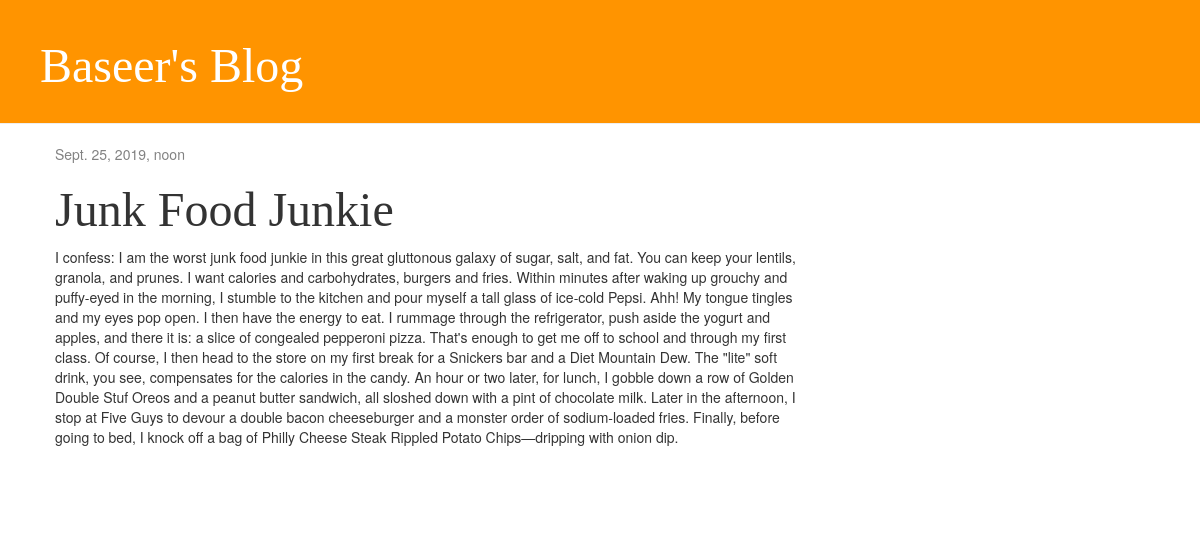
The app's page /post/2/, older data.
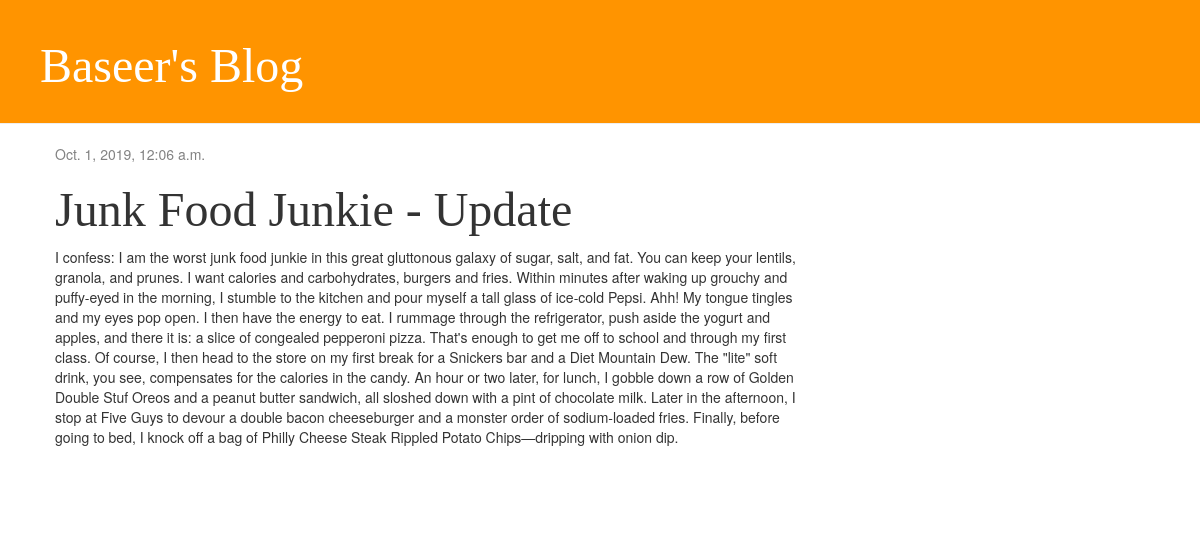
The same page, newer data.
### blog/models.py (models this page shows, shortened)
class Post(models.Model):
    author = models.ForeignKey('auth.User', on_delete=models.CASCADE)
    title = models.CharField(max_length=200)
    text = models.TextField()
    created_date = models.DateTimeField(default=timezone.now)
    published_date = models.DateTimeField(blank=True,null=True)
    def __str__(self):
        return self.title

### blog/views.py (the view)
# urls.py: path('post/<int:postid>/', views.post_detail, name='post_detail'),
def post_detail(request, postid):
    post = get_object_or_404(Post, pk=postid)
    print(postid)
    print(post)
    print(post.title)
    return render(request, 'blog/post_detail.html', {'post': post})

### blog/templates/blog/post_detail.html (shortened to what this page needs)
{% extends 'blog/base.html' %}
{% block content %}
    <div class="post">
        {% if post.published_date %}
            <div class="date">
                {{ post.published_date }}
            </div>
        {% endif %}
        <h1>{{ post.title }}</h1>
        <p> {{ post.text|linebreaksbr }}</p>
    </div>
{% endblock %}

Row changes from the older to the newer data that the page shows:
changed Post: published_date "Sept. 25, 2019, noon" → "Oct. 1, 2019, 12:06 a.m."; title "Junk Food Junkie" → "Junk Food Junkie - Update"
